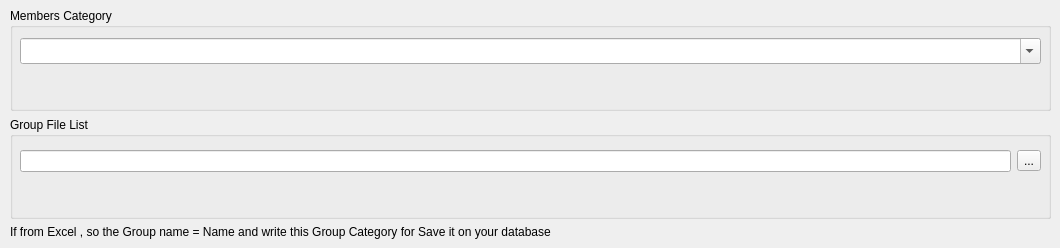
   <widget class="QWidget" name="tab_tg_2">
    <attribute name="title">
     <string>Get Members From Groups</string>
    </attribute>
    <widget class="QWidget" name="layoutWidget">
     <property name="geometry">
      <rect>
       <x>10</x>
       <y>8</y>
       <width>1041</width>
       <height>231</height>
      </rect>
     </property>
     <layout class="QVBoxLayout" name="verticalLayout_26">
      <item>
       <layout class="QVBoxLayout" name="verticalLayout_9">
        <item>
         <widget class="QGroupBox" name="groupBox_17">
          <property name="sizePolicy">
           <sizepolicy hsizetype="Expanding" vsizetype="Expanding">
            <horstretch>0</horstretch>
            <verstretch>0</verstretch>
           </sizepolicy>
          </property>
          <property name="title">
           <string>Members Category</string>
          </property>
          <widget class="QComboBox" name="cmdMemCategory2">
           <property name="geometry">
            <rect>
             <x>10</x>
             <y>30</y>
             <width>1021</width>
             <height>26</height>
            </rect>
           </property>
           <property name="sizePolicy">
            <sizepolicy hsizetype="Expanding" vsizetype="Fixed">
             <horstretch>0</horstretch>
             <verstretch>0</verstretch>
            </sizepolicy>
           </property>
           <property name="editable">
            <bool>true</bool>
           </property>
          </widget>
         </widget>
        </item>
        <item>
         <widget class="QGroupBox" name="groupBox_18">
          <property name="sizePolicy">
           <sizepolicy hsizetype="Expanding" vsizetype="Expanding">
            <horstretch>0</horstretch>
            <verstretch>0</verstretch>
           </sizepolicy>
          </property>
          <property name="title">
           <string>Group File List</string>
          </property>
          <widget class="QWidget" name="layoutWidget">
           <property name="geometry">
            <rect>
             <x>10</x>
             <y>30</y>
             <width>1021</width>
             <height>28</height>
            </rect>
           </property>
           <layout class="QHBoxLayout" name="horizontalLayout_33">
            <item>
             <widget class="QLineEdit" name="txtListOfGroup2">
              <property name="clearButtonEnabled">
               <bool>true</bool>
              </property>
             </widget>
            </item>
            <item>
             <widget class="QToolButton" name="btnBrowser2">
              <property name="text">
               <string>...</string>
              </property>
              <property name="icon">
               <iconset theme="QIcon::ThemeIcon::DocumentNew"/>
              </property>
             </widget>
            </item>
           </layout>
          </widget>
         </widget>
        </item>
       </layout>
      </item>
      <item>
       <widget class="QLabel" name="label_6">
        <property name="text">
         <string>If from Excel , so the Group name = Name and write this Group Category for Save it on your database</string>
        </property>
       </widget>
      </item>
     </layout>
    </widget>
   </widget>
